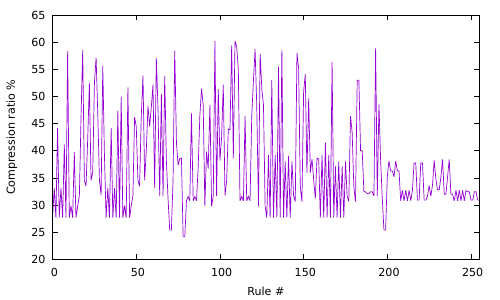

Recreate this plot in gnuplot.
set terminal pdf color
set output 'vouw-gnuplottex-fig1.pdf'
    unset key
set xrange [0:255]
set xlabel 'Rule #'
set ylabel 'Compression ratio %'
plot 'ratio-3.2.txt' with lines
